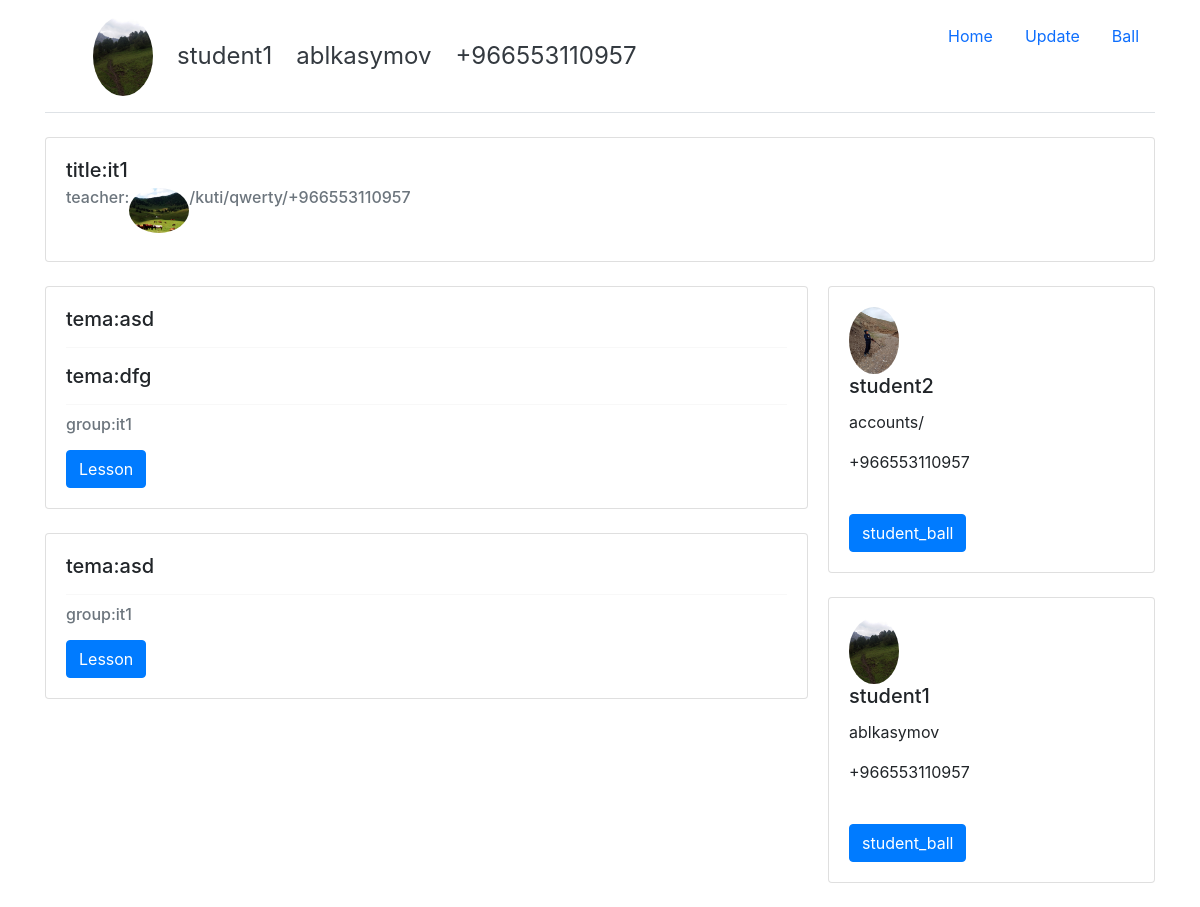
The app's page /detail_group/4 (signed in) with its own data.
### project/models.py (models this page shows, shortened)
class Student(models.Model):
    class Meta:
        verbose_name = "Студент"
        verbose_name_plural = "Студент"
    user = models.OneToOneField(User, null=True, on_delete=models.CASCADE, verbose_name="Имя")
    surname = models.CharField(max_length=250, verbose_name="Фамилия", blank=True, null=True)
    image = models.ImageField(upload_to='products/%Y/%m/%d', blank=True, verbose_name="Фото")
    tel_num = models.CharField(max_length=250, verbose_name="Телефонный номер", blank=True, null=True)
    create_data = models.DateField(auto_now=True, verbose_name="Дата регистрации")

class Groups(models.Model):
    class Meta:
        verbose_name = "Группа"
        verbose_name_plural = "Группа"
    title = models.CharField(max_length=250, verbose_name="Названия")
    teacher = models.ForeignKey(Teacher, on_delete=models.CASCADE, verbose_name="Преподователь")
    study_year = models.ForeignKey(StudyYear, on_delete=models.CASCADE, verbose_name="Учебный Год")
    def __str__(self):
        return self.title

class Teacher(models.Model):
    class Meta:
        verbose_name = "Преподователь"
        verbose_name_plural = "Преподователь"
    user = models.OneToOneField(User, null=True, on_delete=models.CASCADE, verbose_name="Имя")
    surname = models.CharField(max_length=250, verbose_name="Фамилия", blank=True, null=True)
    image = models.ImageField(upload_to='products/%Y/%m/%d', blank=True, verbose_name="Фото")
    tel_num = models.CharField(max_length=250, verbose_name="Телефонный номер", blank=True, null=True)

class DailyMaterial(models.Model):
    class Meta:
        verbose_name = "Ежедневный матерял"
        verbose_name_plural = "Ежедневный матерял"
    tema = models.CharField(max_length=250, verbose_name="Тема")
    text = RichTextField(verbose_name="Текст")
    create_data = models.DateField(auto_now=True, verbose_name="Дата создания")

class Lesson(models.Model):
    class Meta:
        verbose_name = "Урок"
        verbose_name_plural = "Урок"
    daily_material = models.ManyToManyField(DailyMaterial, verbose_name="Ежедневный матерял")
    group = models.ForeignKey(Groups, on_delete=models.CASCADE, verbose_name="Группа")
    create_data = models.DateField(auto_now=True, verbose_name="Дата создания")

class StudentGroup(models.Model):
    student = models.ForeignKey(Student, on_delete=models.CASCADE, verbose_name="Студент")
    group = models.ForeignKey(Groups, on_delete=models.CASCADE, verbose_name="Группа")
    create_data = models.DateField(auto_now=True, verbose_name="Дата создания")
    class Meta:
        verbose_name = "Студент группа"
        verbose_name_plural = "Студент группа"
        unique_together = ('student','group')

### project/views/students.py (the view)
# urls.py: path('detail_group/<id>', students.detailGroup, name='detail_group'),
def detailGroup(request,id):
    user = request.user
    student = Student.objects.get(user=user)
    group = Groups.objects.get(id=id)
    lesson = Lesson.objects.filter(group=id)
    students = StudentGroup.objects.filter(group=id)
    context = {
        'group':group,
        'lesson':lesson,
        'students':students,
        'student': student,
    }
    return render(request, 'student/detail/detail_group.html', context)

### templates/student/detail/detail_group.html (shortened to what this page needs)
{% extends 'base_student.html' %}
{% load static %}
{% block head %}
<div class="card mb-4">
    <div class="card-body">
    <h5 class="card-title">title:{{ group.title }}</h5>
    <h6 class="card-subtitle mb-2 text-muted" style="display: flex;">teacher:
      <div style="width: 60px;">
      <img width="100%" src="{% if group.teacher.image %}{{ group.teacher.image.url }}{% endif %}" class="rounded-circle " alt="...">
      </div>
      /{{ group.teacher.user }}/{{ group.teacher.surname }}/{{ group.teacher.tel_num }}</h6>
    </div>
</div>
    <div style="display:flex;">
        <div style="width: 70%;margin-right: 20px;">
            {% for i in lesson %}
            <div class="card mb-4">
                <div class="card-body">
                  <h5 class="card-title">
                    {% for i in i.daily_material.all %}
                    tema:{{ i.tema }}<hr>
                    {% endfor %}
                    </h5>
                  <h6 class="card-subtitle mb-2 text-muted">group:{{ i.group }}</h6>
                  <a href="{% url 'detail_lesson' i.id %}" class="btn btn-primary">Lesson</a>
                </div>
              </div>
            {% endfor %}
        </div>
        <div style="width: 30%;">
            {% for i in students %}
            <div class="card mb-4">
                <div class="card-body">
                  <div style="width: 50px;">
                  <img width="100%" src="{% if i.student.image %}{{ i.student.image.url }}{% endif %}" class="rounded-circle " alt="...">
                  </div>
                  <h5 class="card-title">{{ i.student.user }}</h5>
                  <p class="card-text">{{ i.student.surname }}</p>
                  <p class="card-text">{{ i.student.tel_num }}</p>
                </div>
                <div class="card-body">
                  <a href="{% url 'student_ball' i.id %}" class="btn btn-primary">student_ball</a>
                </div>
              </div>
            {% endfor %}
        </div>
    </div>
{% endblock %}

### templates/base_student.html (shortened to what this page needs)
<!DOCTYPE html>
<html lang="en">
<head>
  <link href="https://cdn.jsdelivr.net/npm/bootstrap@5.2.0-beta1/dist/css/bootstrap.min.css" rel="stylesheet">
  <link rel="stylesheet" href="https://stackpath.bootstrapcdn.com/bootstrap/4.1.3/css/bootstrap.min.css">
</head>
<body>
<div class="container">
    <header class="d-flex flex-wrap justify-content-center py-3 mb-4 border-bottom">
      <a href="/" class="d-flex align-items-center mb-3 mb-md-0 me-md-auto text-dark text-decoration-none">
        <svg class="bi me-2" width="40" height="32"><use xlink:href="#bootstrap"></use></svg>
        <div style="width: 60px;">
        <img width="100%" src="{% if student.image %} {{ student.image.url }} {% endif %}" class="rounded-circle" alt="">
        </div>
        <span class="fs-4 px-4">{{ student.user }}</span>
        <span class="fs-4">{{ student.surname }}</span>
        <span class="fs-4 px-4">{{ student.tel_num }}</span>
      </a>
      <ul class="nav nav-pills">
        <li class="nav-item"><a href="/" class="nav-link" aria-current="page">Home</a></li>
        <li class="nav-item"><a href="{% url 'updat_student' student.id %}" class="nav-link">Update</a></li>
        <li class="nav-item"><a href="{% url 'student_ball' student.id %}" class="nav-link">Ball</a></li>
      </ul>
    </header>
        {% block head %}
        {% endblock %}
</div>
</body>
</html>

### records on screen
Student: image (picture), user "student1", surname "ablkasymov", tel_num "+966553110957"
Groups: title "it1", teacher.image (picture), teacher.user "kuti", teacher.surname "qwerty", teacher.tel_num "+966553110957"
Lesson: group "it1"
DailyMaterial: tema "asd"
DailyMaterial: tema "dfg"
Lesson: group "it1"
StudentGroup: student.image (picture), student.user "student2", student.surname "accounts/", student.tel_num "+966553110957"
StudentGroup: student.image (picture), student.user "student1", student.surname "ablkasymov", student.tel_num "+966553110957"
